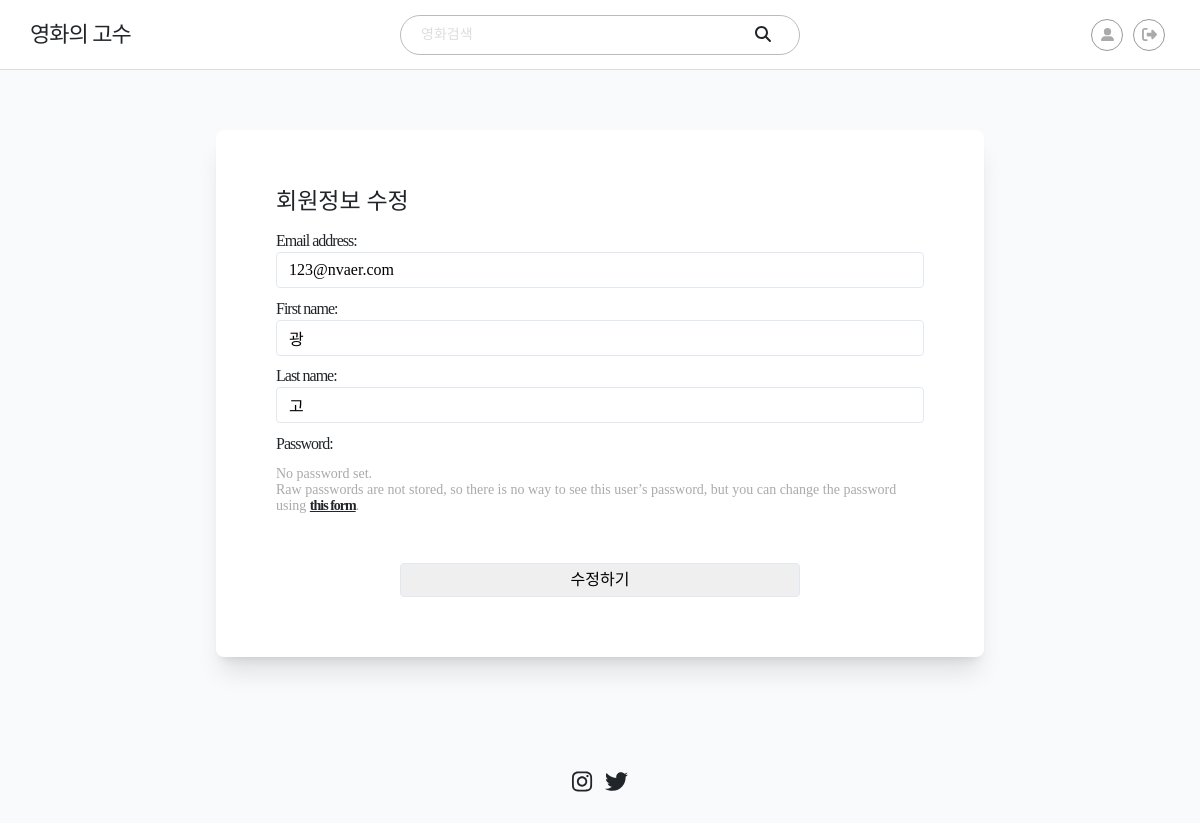
Page /accounts/update/ (signed in) on the committed database.
### accounts/models.py (models this page shows)
class User(AbstractUser):
    followings = models.ManyToManyField('self', symmetrical=False, related_name='followers')

### accounts/views.py (the view)
# urls.py: path('update/', views.update, name='update'),
@login_required
@require_http_methods(['GET','POST'])
def update(request):
    if request.method == 'POST':
        form = CustomUserChangeForm(request.POST, instance=request.user)
        user = request.user
        if form.is_valid():
            form.save()
            return redirect('accounts:profile', user.username)
    else:
        form = CustomUserChangeForm(instance=request.user)
    context = {
        'form': form,
    }
    return render(request, 'accounts/update.html', context)

### accounts/forms.py
class CustomUserChangeForm(UserChangeForm):
    class Meta:
        model = get_user_model()
        fields = ('email', 'first_name', 'last_name',)

### accounts/templates/accounts/update.html (shortened to what this page needs)
{% extends 'base.html' %}
{% block content %}
<div class="content profile-update-content">
  <div class="container profile-update-container">
    <h1>회원정보 수정</h1>
    <form action="{% url 'accounts:update' %}" method='POST'>
      {{ form.as_p }}
      <button>수정하기</button>
    </form>
  </div>
</div>
{% endblock content %}

### static/style.css (style rules this page uses)
html { scroll-behavior: smooth; }
body { background-color: #F9FAFB; }
html, body, div, span, applet, object, iframe, h1, h2, h3, h4, h5, h6, p, blockquote, pre, a, abbr, acronym, address, big, cite, code, del, dfn, em, img, ins, kbd, q, s, samp, small, strike, strong, sub, sup, tt, var, b, u, i, center, dl, dt, dd, ol, ul, li, fieldset, form, label, legend, table, caption, tbody, tfoot, thead, tr, th, td, article, aside, canvas, details, embed, figure, figcaption, footer, header, hgroup, menu, nav, output, ruby, section, summary, time, mark, audio, video { margin: 0; padding: 0; border: 0; font-size: 100%; font: inherit; vertical-align: baseline; }
body { line-height: 1; }
p { letter-spacing: -1px; }
a { letter-spacing: -1px; text-decoration: none; color: #212529; }
* { font-family: Pretendard, -apple-system, BlinkMacSystemFont, system-ui, Roboto, 'Helvetica Neue', 'Segoe UI', 'Apple SD Gothic Neo', 'Noto Sans KR', 'Malgun Gothic', sans-serif; }
p, a, h1, h2, h3, h4 { font-family: Pretendard }
.content { width: 100%; overflow: hidden; padding: 60px 0; margin-left: 239px; }
.profile-update-content { margin-left: 0; width: 100%; min-height: calc(100vh - 70px); background-color: #F9FAFB; }
.profile-update-container { max-width: 768px; padding: 60px; background: #fff; --tw-shadow: 0 20px 25px -5px rgb(0 0 0 / 0.1), 0 8px 10px -6px rgb(0 0 0 / 0.1); --tw-shadow-colored: 0 20px 25px -5px var(--tw-shadow-color), 0 8px 10px -6px var(--tw-shadow-color); box-shadow: var(--tw-ring-offset-shadow, 0 0 #0000), var(--tw-ring-shadow, 0 0 #0000), var(--tw-shadow); border-radius:8px; }
.profile-update-container h1 { font-size: 23px; font-weight: 500; margin-bottom: 20px; }
.profile-update-container input { display: block; width: 100%; box-shadow: none; border: 1px solid #e2e8f0; border-width: 1px; border-radius: 0.25rem; padding: 0.5rem 0.75rem; outline: none; }
.profile-update-container label { margin-bottom: 3px; }
.profile-update-container p { margin-bottom: 12.5px; }
.profile-update-container #id_password { color: #aaa; font-size: 14px; font-weight: 300; word-break: keep-all; }
.profile-update-container .helptext { color: #aaa; font-size: 14px; font-weight: 300; word-break: keep-all; }
.profile-update-container .helptext a { font-weight: 600; text-decoration: underline; }
.profile-update-container button { padding:0.75rem; display: block; width:400px; margin:40px auto 0; box-shadow: none; border: 1px solid #e2e8f0; border-width: 1px; border-radius: 0.25rem; padding: 0.5rem 0.75rem; outline: none; font-family: Pretendard; }

### rows in the picture
User: email "123@nvaer.com", first_name "광", last_name "고"
